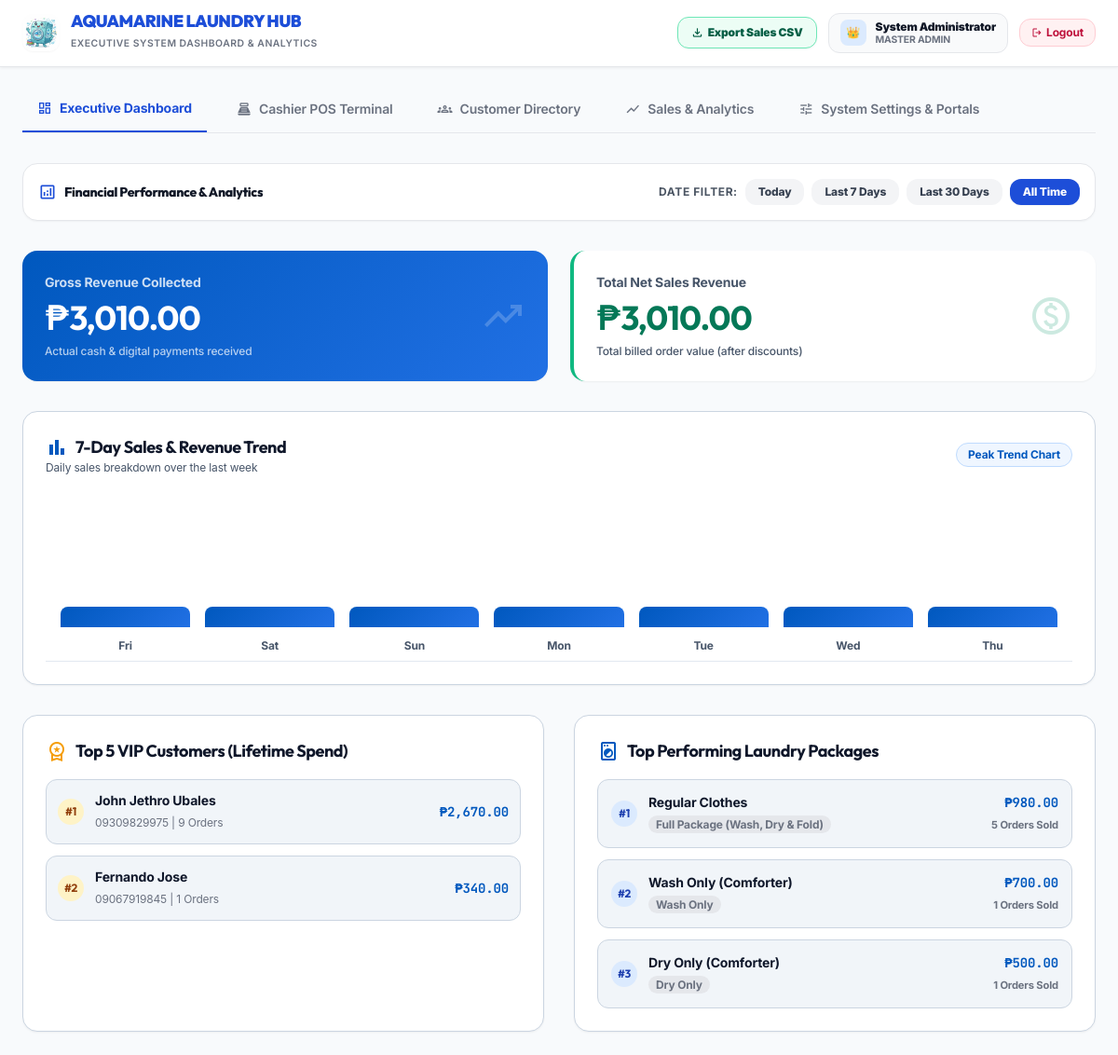
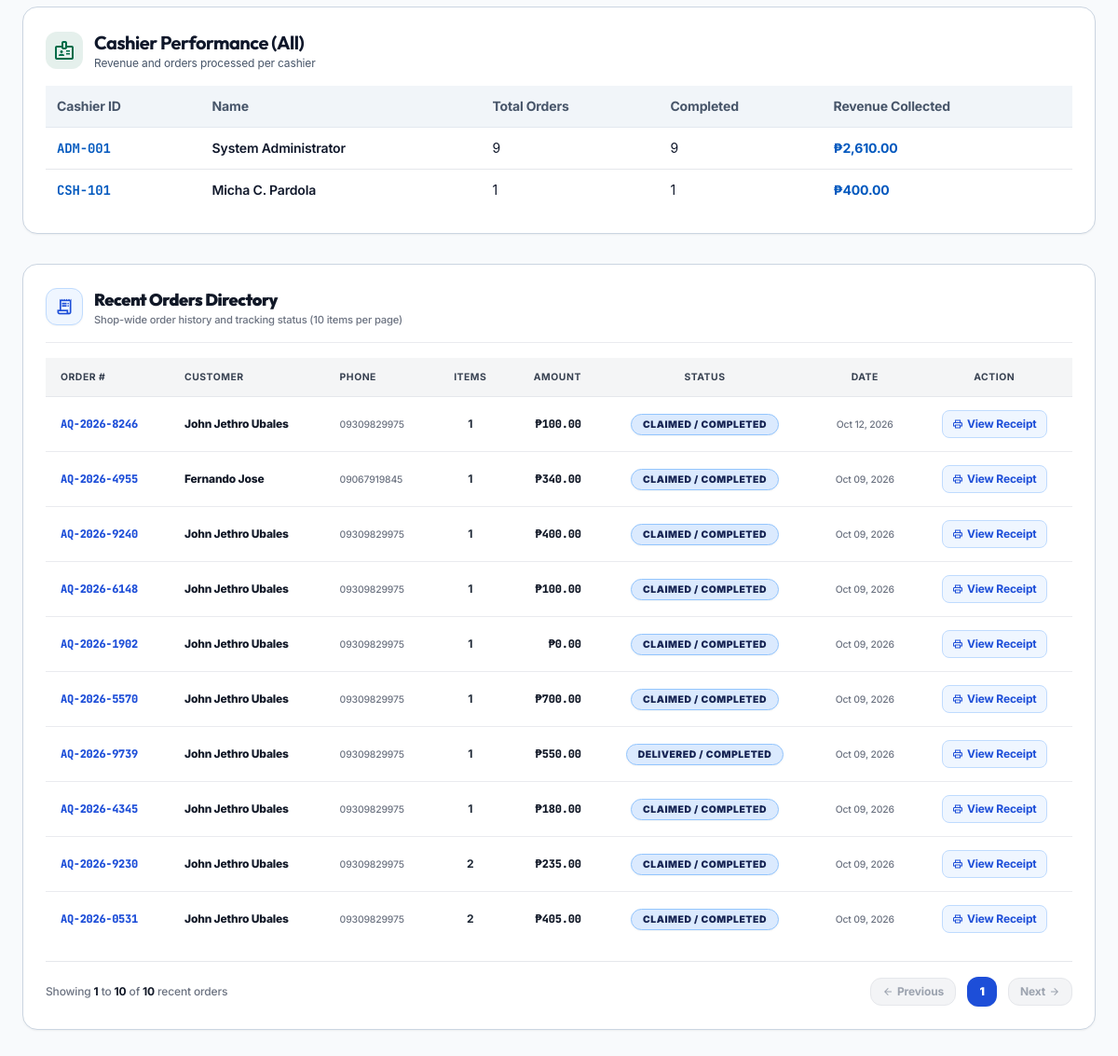
The page /pages/admin_dashboard.php on the database its author committed (2 pictures, top to bottom).
### tables this page shows
CREATE TABLE customers (
            id INTEGER PRIMARY KEY AUTOINCREMENT,
            customer_code TEXT UNIQUE NOT NULL,
            name TEXT NOT NULL,
            contact TEXT DEFAULT 'N/A',
            email TEXT,
            address TEXT,
            created_at DATETIME DEFAULT CURRENT_TIMESTAMP
        );

CREATE TABLE orders (
            id INTEGER PRIMARY KEY AUTOINCREMENT,
            tracking_number TEXT UNIQUE NOT NULL,
            customer_id INTEGER NOT NULL,
            total_weight REAL DEFAULT 0.0,
            subtotal REAL DEFAULT 0.0,
            discount REAL DEFAULT 0.0,
            total_amount REAL DEFAULT 0.0,
            paid_amount REAL DEFAULT 0.0,
            payment_status TEXT DEFAULT 'Pending',
            order_status TEXT DEFAULT 'Pending',
            estimated_pickup DATETIME,
            rack_location TEXT,
            notes TEXT,
            driver_name TEXT,
            created_by INTEGER,
            created_at DATETIME DEFAULT CURRENT_TIMESTAMP, payment_method TEXT DEFAULT 'Cash', reference_no TEXT, service_type TEXT DEFAULT 'walk_in', delivery_fee REAL DEFAULT 0.0, delivery_address TEXT, receipt_token TEXT,
            FOREIGN KEY (customer_id) REFERENCES customers(id)
        );

### pages/admin_dashboard.php (the view, shortened to what the rows shown need)
<?php
require_once __DIR__ . '/app/Database.php';
require_once __DIR__ . '/app/OrderService.php';
$orderService = new OrderService();
$dateRange = $_GET['range'] ?? 'all';
$topCustomers = $orderService->getTopCustomers(5);
$recentOrders = $orderService->getAllOrdersWithCashier();
$page = max(1, (int)($_GET['page'] ?? 1));
$limit = 10;
$offset = ($page - 1) * $limit;
$paginatedRecentOrders = array_slice($recentOrders, $offset, $limit);
?>
<!DOCTYPE html>
<html class="light" lang="en">
<head>
    <link href="assets/css/offline-tailwind.css" rel="stylesheet"/>
    <script src="https://cdn.tailwindcss.com?plugins=forms,container-queries"></script>
    <script id="tailwind-config">
        tailwind.config = {
            darkMode: "class",
            theme: {
                extend: {
                    "colors": {
                        "primary": "#0058be",
                        "primary-container": "#2170e4",
                        "secondary": "#006c49",
                        "background": "#f8fafc",
                        "surface": "#f8fafc",
                        "on-surface": "#0f172a",
                        "on-surface-variant": "#475569",
                        "surface-container-lowest": "#ffffff",
                        "surface-container-low": "#f1f5f9"
                    },
                    "fontFamily": {
                        "headline": ["Outfit", "Plus Jakarta Sans", "sans-serif"],
                        "subheading": ["Plus Jakarta Sans", "sans-serif"],
                        "body": ["Inter", "sans-serif"],
                        "mono": ["JetBrains Mono", "monospace"]
                    }
                },
            },
        }
    </script>
</head>
<body class="bg-background font-body text-on-surface">
    <header class="bg-white border-b border-gray-200 px-6 py-3.5 sticky top-0 z-40 shadow-xs">
        <div class="max-w-7xl mx-auto flex flex-wrap items-center justify-between gap-4">
            <div class="flex items-center gap-3">
                <div>
                    <h1 class="text-lg font-black tracking-tight text-blue-700 font-headline uppercase leading-none">
                        AQUAMARINE LAUNDRY HUB
                    </h1>
                </div>
            </div>
        </div>
    </header>
    <main class="px-6 py-8 max-w-7xl mx-auto space-y-8">
        <div class="bg-surface-container-lowest p-6 rounded-2xl border border-outline shadow-sm mb-8">
            <div class="flex justify-between items-center mb-6">
                <div>
                    <h2 class="text-lg font-bold font-headline flex items-center gap-2">
                        <span class="material-symbols-outlined text-primary">bar_chart</span> 7-Day Sales & Revenue Trend
                    </h2>
                </div>
            </div>
        </div>
        <div class="grid grid-cols-1 lg:grid-cols-2 gap-8 mb-8">
            <div class="bg-surface-container-lowest p-6 rounded-2xl border border-outline shadow-sm">
                <h2 class="text-lg font-bold font-headline mb-4 flex items-center gap-2">
                    <span class="material-symbols-outlined text-amber-500">workspace_premium</span> Top 5 VIP Customers (Lifetime Spend)
                </h2>
                <div class="space-y-3">
                    <?php if (empty($topCustomers)): ?>
                        <p class="text-xs text-gray-500">No customer records yet.</p>
                    <?php else: ?>
                        <?php foreach ($topCustomers as $idx => $tc): ?>
                            <div class="p-3 bg-surface-container-low rounded-xl border flex justify-between items-center">
                                <div class="flex items-center gap-3">
                                    <span class="w-7 h-7 rounded-full bg-amber-100 text-amber-800 text-xs font-bold flex items-center justify-center font-headline">#<?= $idx + 1 ?></span>
                                    <div>
                                        <strong class="text-on-surface text-sm block"><?= htmlspecialchars($tc['name']) ?></strong>
                                        <span class="text-xs text-gray-500"><?= htmlspecialchars($tc['contact']) ?> | <?= $tc['total_orders'] ?> Orders</span>
                                    </div>
                                </div>
                                <span class="font-bold text-primary font-mono text-sm">₱<?= number_format($tc['total_spend'], 2) ?></span>
                            </div>
                        <?php endforeach; ?>
                    <?php endif; ?>
                </div>
            </div>
            <div class="bg-surface-container-lowest p-6 rounded-2xl border border-outline shadow-sm">
                <h2 class="text-lg font-bold font-headline mb-4 flex items-center gap-2">
                    <span class="material-symbols-outlined text-primary">local_laundry_service</span> Top Performing Laundry Packages
                </h2>
            </div>
        </div>
        <div class="bg-surface-container-lowest p-6 rounded-2xl shadow-sm border border-outline mb-8">
            <div class="flex items-center gap-3 mb-4">
                <div>
                    <h2 class="text-xl font-bold text-on-surface font-headline">Cashier Performance (<?= ucfirst($dateRange) ?>)</h2>
                </div>
            </div>
            <div class="overflow-x-auto">
                <table class="w-full text-left text-sm border-collapse">
                    <thead>
                        <tr class="bg-surface-container-low text-on-surface-variant font-semibold border-b">
                            <th class="p-3">Cashier ID</th>
                            <th class="p-3">Name</th>
                            <th class="p-3">Total Orders</th>
                            <th class="p-3">Completed</th>
                            <th class="p-3">Revenue Collected</th>
                        </tr>
                    </thead>
                </table>
            </div>
        </div>
        <div class="bg-surface-container-lowest p-6 rounded-2xl shadow-sm border border-outline space-y-4">
            <div class="flex flex-col sm:flex-row sm:items-center justify-between gap-4 pb-4 border-b border-gray-200/80">
                <div class="flex items-center gap-3">
                    <div>
                        <h2 class="text-lg font-black font-headline text-gray-900">Recent Orders Directory</h2>
                    </div>
                </div>
            </div>
            <div class="overflow-x-auto">
                <table class="w-full text-left text-sm border-collapse">
                    <thead>
                        <tr class="bg-gray-100/90 text-gray-700 font-extrabold uppercase text-3xs tracking-wider border-b border-gray-200">
                            <th class="px-4 py-3.5 text-left">Order #</th>
                            <th class="px-4 py-3.5 text-left">Customer</th>
                            <th class="px-4 py-3.5 text-left">Phone</th>
                            <th class="px-4 py-3.5 text-center">Items</th>
                            <th class="px-4 py-3.5 text-right">Amount</th>
                            <th class="px-4 py-3.5 text-center">Status</th>
                            <th class="px-4 py-3.5 text-center">Date</th>
                            <th class="px-4 py-3.5 text-center">Action</th>
                        </tr>
                    </thead>
                    <tbody class="divide-y divide-gray-200/80 text-xs">
                        <?php if (empty($paginatedRecentOrders)): ?>
                            <tr>
                                <td colspan="8" class="text-center py-10 text-gray-500 font-medium">No recent orders found.</td>
                            </tr>
                        <?php else: ?>
                            <?php foreach ($paginatedRecentOrders as $order): ?>
                                <tr class="hover:bg-blue-50/40 transition-colors">
                                    <td class="px-4 py-3.5 font-black text-blue-700 font-mono tracking-tight"><?= htmlspecialchars($order['order_number']) ?></td>
                                    <td class="px-4 py-3.5 font-extrabold text-gray-900"><?= htmlspecialchars($order['name']) ?></td>
                                    <td class="px-4 py-3.5 text-gray-500 text-3xs font-medium"><?= htmlspecialchars($order['phone']) ?></td>
                                    <td class="px-4 py-3.5 text-center font-bold text-gray-800"><?= $order['items_count'] ?></td>
                                    <td class="px-4 py-3.5 text-right font-black text-gray-900 font-mono">₱<?= number_format($order['total_amount'], 2) ?></td>
                                    <td class="px-4 py-3.5 text-center align-middle">
                                         <?php
                                             $badgeStyle = 'bg-blue-100 text-blue-950 border-blue-300';
                                         ?>
                                         <span class="px-3 py-1 rounded-full text-3xs font-black uppercase tracking-wider border shadow-2xs inline-block <?= $badgeStyle ?>">
                                             <?= htmlspecialchars($order['status']) ?>
                                         </span>
                                     </td>
                                    <td class="px-4 py-3.5 text-center text-gray-500 text-3xs font-medium"><?= date('M d, Y', strtotime($order['created_at'])) ?></td>
                                    <td class="px-4 py-3.5 text-center">
                                        <a href="receipt.php?token=<?= htmlspecialchars($order['receipt_token'] ?? $order['id']) ?>" class="text-blue-700 font-bold hover:bg-blue-100 bg-blue-50 px-2.5 py-1.5 rounded-lg text-xs border border-blue-200 inline-flex items-center gap-1 transition-all">
                                            <span class="material-symbols-outlined text-xs">print</span> View Receipt
                                        </a>
                                    </td>
                                </tr>
                            <?php endforeach; ?>
                        <?php endif; ?>
                    </tbody>
                </table>
            </div>
        </div>
    </main>
</body>
</html>

### rows shown on the page
customers: name "John Jethro Ubales", contact "09309829975", total_orders "9", total_spend "2,670.00"
customers: name "Fernando Jose", contact "09067919845", total_orders "1", total_spend "340.00"
orders: tracking_number "AQ-2026-8246", name "John Jethro Ubales", phone "09309829975", items_count "1", total_amount "100.00", status "CLAIMED / COMPLETED", created_at "Oct 12, 2026"
orders: tracking_number "AQ-2026-4955", name "Fernando Jose", phone "09067919845", items_count "1", total_amount "340.00", status "CLAIMED / COMPLETED", created_at "Oct 09, 2026"
orders: tracking_number "AQ-2026-9240", name "John Jethro Ubales", phone "09309829975", items_count "1", total_amount "400.00", status "CLAIMED / COMPLETED", created_at "Oct 09, 2026"
orders: tracking_number "AQ-2026-6148", name "John Jethro Ubales", phone "09309829975", items_count "1", total_amount "100.00", status "CLAIMED / COMPLETED", created_at "Oct 09, 2026"
orders: tracking_number "AQ-2026-1902", name "John Jethro Ubales", phone "09309829975", items_count "1", total_amount "0.00", status "CLAIMED / COMPLETED", created_at "Oct 09, 2026"
orders: tracking_number "AQ-2026-5570", name "John Jethro Ubales", phone "09309829975", items_count "1", total_amount "700.00", status "CLAIMED / COMPLETED", created_at "Oct 09, 2026"
orders: tracking_number "AQ-2026-9739", name "John Jethro Ubales", phone "09309829975", items_count "1", total_amount "550.00", status "DELIVERED / COMPLETED", created_at "Oct 09, 2026"
orders: tracking_number "AQ-2026-4345", name "John Jethro Ubales", phone "09309829975", items_count "1", total_amount "180.00", status "CLAIMED / COMPLETED", created_at "Oct 09, 2026"
orders: tracking_number "AQ-2026-9230", name "John Jethro Ubales", phone "09309829975", items_count "2", total_amount "235.00", status "CLAIMED / COMPLETED", created_at "Oct 09, 2026"
orders: tracking_number "AQ-2026-0531", name "John Jethro Ubales", phone "09309829975", items_count "2", total_amount "405.00", status "CLAIMED / COMPLETED", created_at "Oct 09, 2026"

### other values the page prints
$_SESSION['full_name'] "System Administrator"
$stats['revenue'] "3,010.00"
$stats['total_sales'] "3,010.00"
$st['day'] "Fri"
$st['day'] "Sat"
$st['day'] "Sun"
$st['day'] "Mon"
$st['day'] "Tue"
$st['day'] "Wed"
$st['day'] "Thu"
$ts['service_name'] "Regular Clothes"
$ts['category'] "Full Package (Wash, Dry & Fold)"
$ts['total_revenue'] "980.00"
$ts['total_orders'] "5"
$ts['service_name'] "Wash Only (Comforter)"
